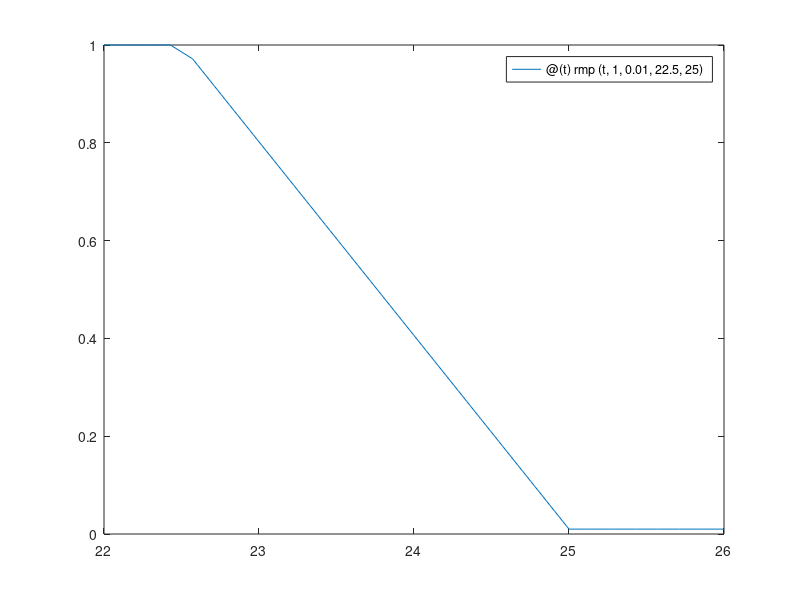

The MATLAB source for this figure:
rmp=@(t,a,b,t1,t2) a+(b-a)/(t2-t1)*(t-t1)*double(t>t1)-(b-a)/(t2-t1)*(t-t2)*double(t>t2);
Xm=@(t) rmp(t,-7,-0.1,3,5);
Q=@(t)  rmp(t,0,100,1,2);
color=@(t) rmp(t,1,0.01,22.5,25);
 close all
% for t=0:0.1:5
%     plot(t,Xm(t))
%     hold on
% end
t=5
a=-3
b=2
t1=1
t2=4
fplot(color,[22,26])